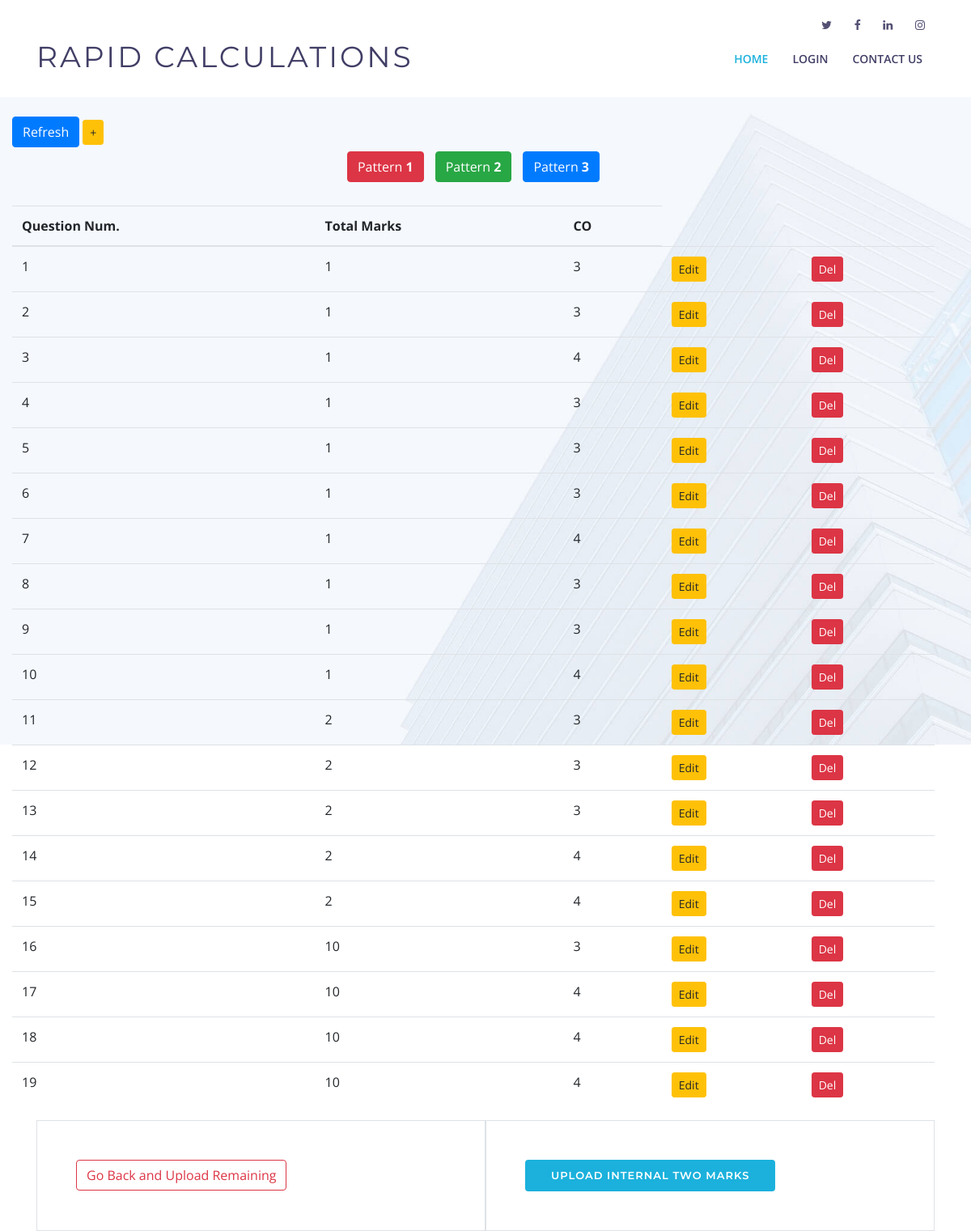
Page /upload/Subject/show_marks_internal_two/ on the earlier database version.
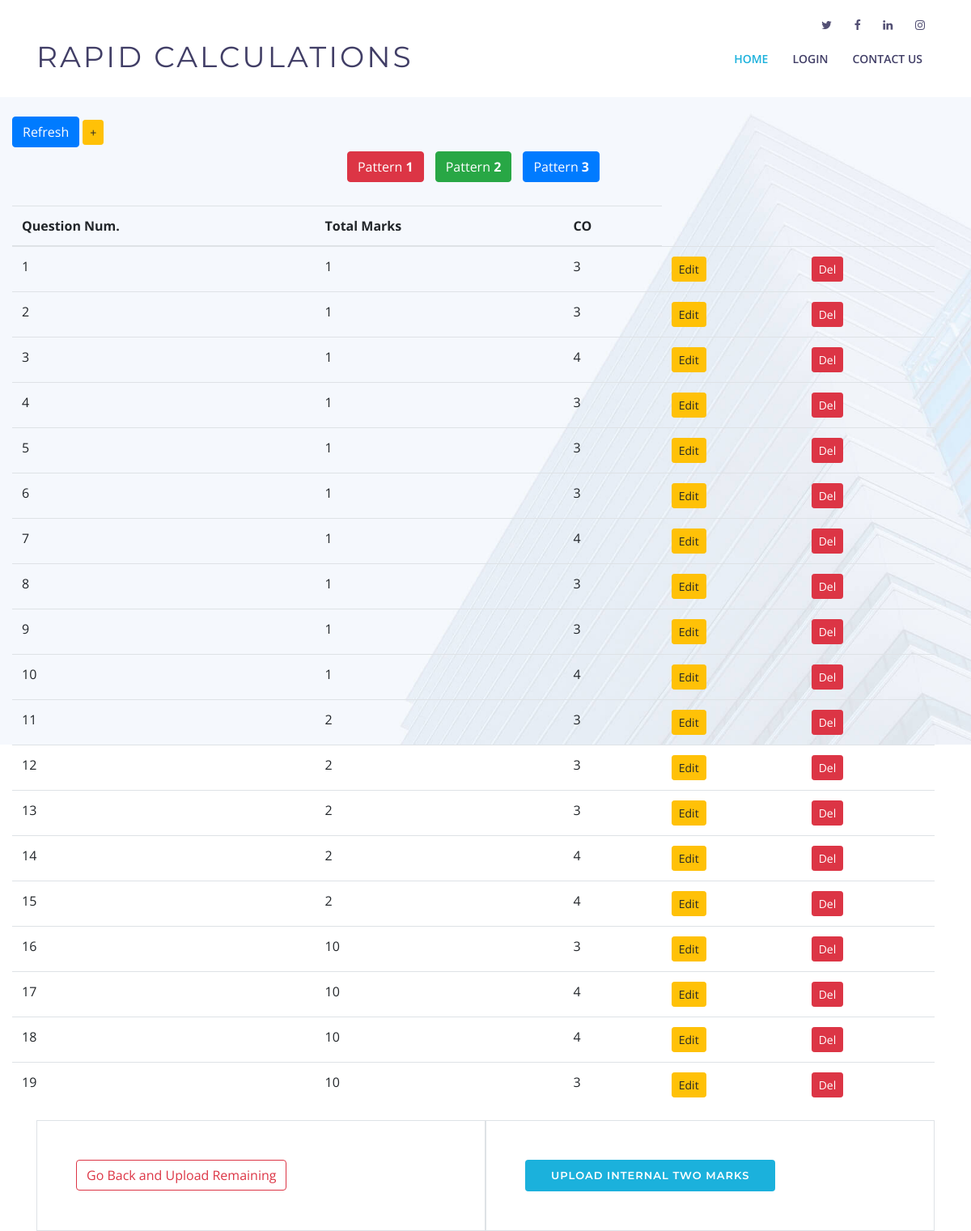
Same page on the later database version.
### pages/models.py (models this page shows, shortened)
class Total_marks(models.Model):
    qn_num = models.IntegerField(blank=False,
    validators=[MaxValueValidator(20), MinValueValidator(1)])
    marks_for_each_qn = models.IntegerField(blank=False,
    validators=[MaxValueValidator(10), MinValueValidator(1)])
    choices = (
        (1, 'CO1'),
        (2, 'CO2'),
        (3, 'CO3'),
        (4, 'CO4'),
        (5, 'CO5'),
        (6, 'CO6')
    )
    CO_for_each_qn = models.IntegerField(choices=choices, default = 1)
    class Meta:
        abstract = True

class Internal_two_Total_marks(Total_marks):
    pass

### pages/views.py (the view)
# urls.py: path('upload/Subject/show_marks_internal_two/', show_marks_internal_two, name="show_marks_internal_two"),
def show_marks_internal_two(request):
    return show_marks_attributes(request, Internal_two_Total_marks, "internal_two_marks.html")

### pages/views.py (called while the page is built)
def show_marks_attributes(request, model, html_file):
    target_stu_items = TargetCOStudent.objects.all()
    target_cls_iems = TargetCOClass.objects.all()
    items = model.objects.all()
    context = {
        'range' : range(1, Student_details.objects.count() + 1),
        'marks_items' : items,
        'target_co_stu' : target_stu_items,
        'target_co_cls' : target_cls_iems,
    }
    return render(request, html_file, context)

### templates/internal_two_marks.html (shortened to what this page needs)
<!DOCTYPE html>
<html lang="en">
<head>
  <link href="/static/pages/lib/bootstrap/css/bootstrap.min.css" rel="stylesheet">
  <link href="/static/pages/lib/font-awesome/css/font-awesome.min.css" rel="stylesheet">
  <link href="/static/pages/lib/animate/animate.min.css" rel="stylesheet">
  <link href="/static/pages/lib/ionicons/css/ionicons.min.css" rel="stylesheet">
  <link href="/static/pages/lib/owlcarousel/assets/owl.carousel.min.css" rel="stylesheet">
  <link href="/static/pages/lib/lightbox/css/lightbox.min.css" rel="stylesheet">
  <link rel="stylesheet" href="/static/pages/css/style.css" type="text/css">
</head>
<body>
  <header id="header">
    <div id="topbar">
      <div class="container">
        <div class="social-links">
          <a href="https://twitter.com/kctofficial?lang=en" class="twitter"><i class="fa fa-twitter"></i></a>
          <a href="https://www.facebook.com/KCT.edu/" class="facebook"><i class="fa fa-facebook"></i></a>
          <a href="https://in.linkedin.com/school/kct/" class="linkedin"><i class="fa fa-linkedin"></i></a>
          <a href="https://www.instagram.com/kct_84/?hl=en" class="instagram"><i class="fa fa-instagram"></i></a>
        </div>
      </div>
    </div>
    <div class="container">
      <div class="logo float-left">
        <h1 class="text-light"><a href="#intro" class="scrollto"><span>Rapid Calculations</span></a></h1>
      </div>
      <nav class="main-nav float-right d-none d-lg-block">
        <ul>
          <li class="active"><a href="{% url 'home' %}">Home</a></li>
          <li><a href="{% url 'login' %}">Login</a></li>
          <li><a href="#footer">Contact Us</a></li>
        </ul>
      </nav>
    </div>
  </header>
  <br><br><br><br><br>
  <section id="intro">
    <div class="container">
    <div class="row">
        <div class="row table-responsive">
          <br>
          <div class="button">
            <a href="{% url 'show_marks_internal_two' %}" class="btn btn-primary btn-md" role="button"> Refresh</a>
            <a href="{% url 'add_marks_internal_two' %}" class="btn btn-warning btn-sm" role="button"> +</a>
            <div class="text-center">
            <a href="{% url 'pattern_one_internal_two' %}" class="btn btn-danger btn-md" role="button" style="margin:5px;"> Pattern <strong>1</strong></a>
            <a href="#" class="btn btn-success btn-md" role="button" style="margin:5px;"> Pattern <strong>2</strong></a>
            <a href="#" class="btn btn-primary btn-md" role="button" style="margin:5px;"> Pattern <strong>3</strong></a>
          </div>
          </div>
          <br>
            <table class="table table-hover table-stripped">
              <thead>
                <tr>
                  <th>Question Num.</th>
                  <th>Total Marks</th>
                  <th>CO</th>
                </tr>
              </thead>
              <tbody>
                  {% for item in marks_items %}
                  <tr>
                    <td> {{ item.qn_num }}</td>
                    <td>{{ item.marks_for_each_qn }}</td>
                      <td>{{ item.CO_for_each_qn }}</td>
                    <td>
                      <a href="{% url 'edit_marks_internal_two' item.pk %}" class="btn btn-warning btn-sm" role="button"> Edit</a>
                    </td>
                    <td>
                      <a href="{% url 'del_marks_internal_two' item.pk %}" class="btn btn-danger btn-sm" role="button"> Del</a>
                    </td>
                  </tr>
                  {% endfor %}
              </tbody>
            </table>
      </div>
      <div class="container d-flex h-100">
        <div class="col-md-6 intro-info order-md-first order-last p-5 border">
          <a href="{% url 'select_sub' %}" class="btn btn-outline-danger scrollto"> Go Back and Upload Remaining </a>
        </div>
        <div class="col-md-6 intro-info order-md-first order-last p-5 border">
          <a href="{% url 'upload_internal_two' %}" class="btn-get-started scrollto"> Upload Internal Two Marks </a>
        </div>
      </div>
  </section>
<br><br><br><br><br>
  </body>
  </html>

Differences in the rows shown:
changed Internal_two_Total_marks (number 19 of 19 on the later page): CO_for_each_qn "4" → "3"
